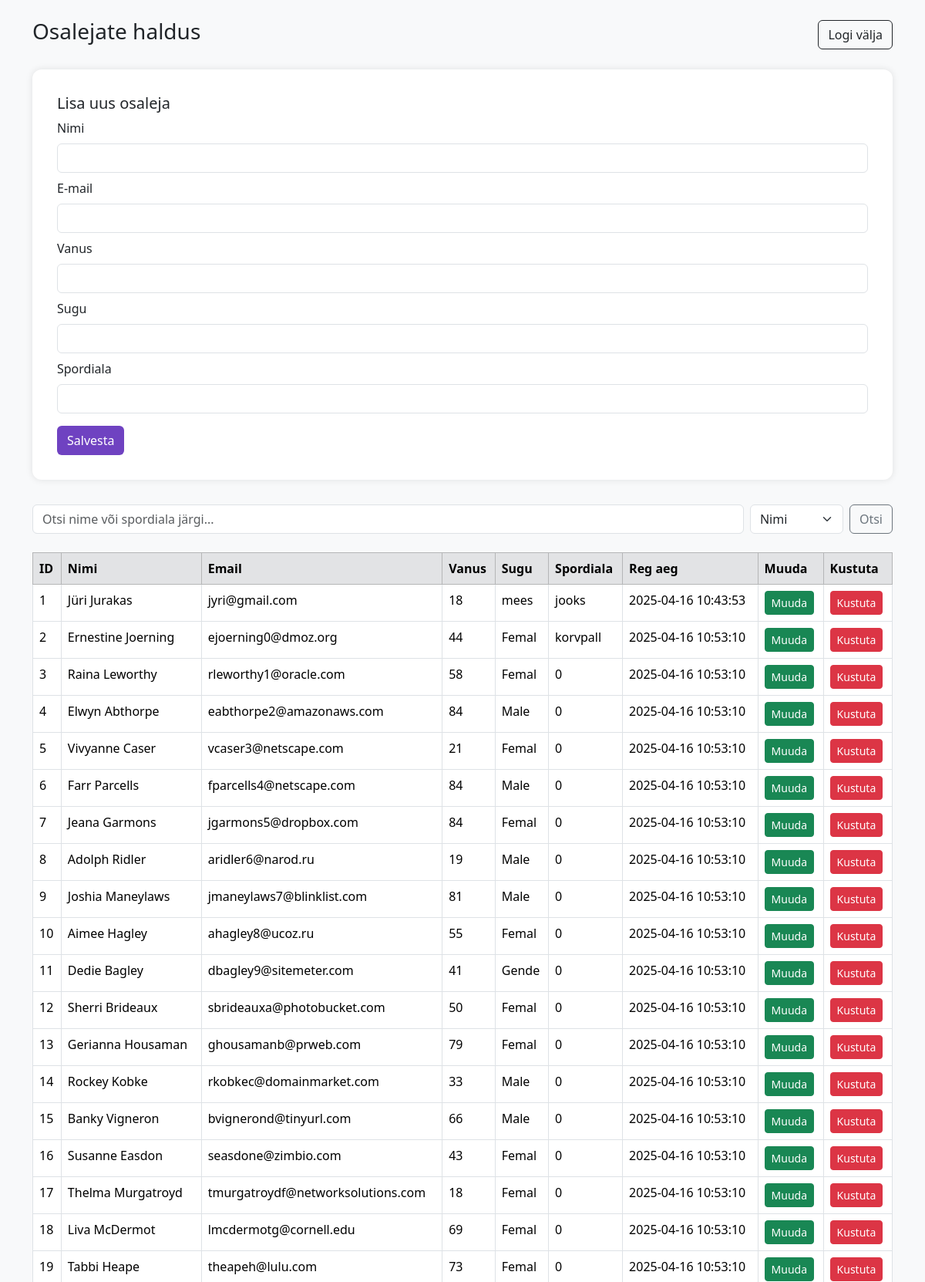
The app's page /admin/ (signed in, upper part) with its own data.
### tables this page shows
CREATE TABLE `sport2025` (
  `id` int(11) NOT NULL,
  `fullname` varchar(50) NOT NULL,
  `email` varchar(50) NOT NULL,
  `age` int(11) NOT NULL,
  `gender` varchar(5) NOT NULL,
  `category` varchar(50) NOT NULL,
  `reg_time` datetime NOT NULL DEFAULT current_timestamp()
);

### admin/index.php (the view, shortened to what this page needs)
<?php
include("../config.php");
?>
<!doctype html>
<html lang="et">
  <head>
    <link href="https://cdn.jsdelivr.net/npm/bootstrap@5.3.6/dist/css/bootstrap.min.css" rel="stylesheet">
  </head>
  <body>
    <div class="container py-4">
      <div class="d-flex justify-content-between align-items-center mb-4">
        <h1 class="h3">Osalejate haldus</h1>
        <a class="btn btn-outline-dark" href="../logout.php?logout">Logi välja</a>
      </div>
      <div class="custom-card">
        <h5><?php echo isset($_GET['muuda']) ? "Muuda osalejat" : "Lisa uus osaleja"; ?></h5>
        <form action="index.php" method="get">
          <div class="mb-2">
            <label class="form-label">Nimi</label>
            <input type="text" name="fullname" class="form-control" required value="<?= $rida['fullname'] ?? '' ?>">
          </div>
          <div class="mb-2">
            <label class="form-label">E-mail</label>
            <input type="email" name="email" class="form-control" required value="<?= $rida['email'] ?? '' ?>">
          </div>
          <div class="mb-2">
            <label class="form-label">Vanus</label>
            <input type="number" name="age" class="form-control" min="16" max="88" required value="<?= $rida['age'] ?? '' ?>">
          </div>
          <div class="mb-2">
            <label class="form-label">Sugu</label>
            <input type="text" name="gender" class="form-control" required value="<?= $rida['gender'] ?? '' ?>">
          </div>
          <div class="mb-3">
            <label class="form-label">Spordiala</label>
            <input type="text" name="category" class="form-control" required value="<?= $rida['category'] ?? '' ?>">
          </div>
          <?php if(isset($_GET["muuda"])){ ?>
            <button type="submit" name="salvesta_muudatus" class="btn btn-success">Salvesta muudatus</button>
          <?php } else { ?>
            <button type="submit" name="salvesta" class="btn btn-purple">Salvesta</button>
          <?php } ?>
        </form>
      </div>
      <form action="index.php" method="get" class="mb-4 d-flex gap-2">
        <input type="text" name="otsi" class="form-control" placeholder="Otsi nime või spordiala järgi...">
        <select name="cat" class="form-select w-auto">
          <option value="fullname">Nimi</option>
        </select>
        <button type="submit" class="btn btn-outline-secondary">Otsi</button>
      </form>
      <table class="table table-bordered table-hover">
        <thead class="table-secondary">
          <tr>
            <th>ID</th>
            <th>Nimi</th>
            <th>Email</th>
            <th>Vanus</th>
            <th>Sugu</th>
            <th>Spordiala</th>
            <th>Reg aeg</th>
            <th>Muuda</th>
            <th>Kustuta</th>
          </tr>
        </thead>
        <tbody>
          <?php
            $uudiseid_lehel = 50;
            $leht = isset($_GET['page']) ? $_GET['page'] : 1;
            $start = ($leht-1)*$uudiseid_lehel;
            if(isset($_GET['otsi']) && !empty($_GET["otsi"])){
              $s = $_GET['otsi'];
              $cat = $_GET['cat'];
              $paring = "SELECT * FROM sport2025 WHERE $cat LIKE '%$s%'";
              echo "<tr><td colspan='9'>Otsing: <b>$s</b></td></tr>";
            } else {
              $paring = "SELECT * FROM sport2025 LIMIT $start, $uudiseid_lehel";
            }
            $saada_paring = mysqli_query($yhendus, $paring);
            while($rida = mysqli_fetch_assoc($saada_paring)){
              echo "<tr>";
              echo "<td>".$rida['id']."</td>";
              echo "<td>".$rida['fullname']."</td>";
              echo "<td>".$rida['email']."</td>";
              echo "<td>".$rida['age']."</td>";
              echo "<td>".$rida['gender']."</td>";
              echo "<td>".$rida['category']."</td>";
              echo "<td>".$rida['reg_time']."</td>";
              echo "<td><a class='btn btn-sm btn-success' href='?muuda&id=".$rida['id']."'>Muuda</a></td>";
              echo "<td><a class='btn btn-sm btn-danger' href='?kustuta&id=".$rida['id']."'>Kustuta</a></td>";
              echo "</tr>";
            }
          ?>
        </tbody>
      </table>
    </div>
  </body>
</html>

### admin/index.php (style rules this page uses)
body { background-color: #f8f9fa; }
.custom-card { background: #ffffff; border-radius: 12px; box-shadow: 0 0 10px rgba(0,0,0,0.1); padding: 2rem; margin-bottom: 2rem; }
.btn-purple { background-color: #6f42c1; color: #fff; }

### records on screen
sport2025: id "1", fullname "Jüri Jurakas", email "jyri@gmail.com", age "18", gender "mees", category "jooks", reg_time "2025-04-16 10:43:53"
sport2025: id "2", fullname "Ernestine Joerning", email "ejoerning0@dmoz.org", age "44", gender "Femal", category "korvpall", reg_time "2025-04-16 10:53:10"
sport2025: id "3", fullname "Raina Leworthy", email "rleworthy1@oracle.com", age "58", gender "Femal", category "0", reg_time "2025-04-16 10:53:10"
sport2025: id "4", fullname "Elwyn Abthorpe", email "eabthorpe2@amazonaws.com", age "84", gender "Male", category "0", reg_time "2025-04-16 10:53:10"
sport2025: id "5", fullname "Vivyanne Caser", email "vcaser3@netscape.com", age "21", gender "Femal", category "0", reg_time "2025-04-16 10:53:10"
sport2025: id "6", fullname "Farr Parcells", email "fparcells4@netscape.com", age "84", gender "Male", category "0", reg_time "2025-04-16 10:53:10"
sport2025: id "7", fullname "Jeana Garmons", email "jgarmons5@dropbox.com", age "84", gender "Femal", category "0", reg_time "2025-04-16 10:53:10"
sport2025: id "8", fullname "Adolph Ridler", email "aridler6@narod.ru", age "19", gender "Male", category "0", reg_time "2025-04-16 10:53:10"
sport2025: id "9", fullname "Joshia Maneylaws", email "jmaneylaws7@blinklist.com", age "81", gender "Male", category "0", reg_time "2025-04-16 10:53:10"
sport2025: id "10", fullname "Aimee Hagley", email "ahagley8@ucoz.ru", age "55", gender "Femal", category "0", reg_time "2025-04-16 10:53:10"
sport2025: id "11", fullname "Dedie Bagley", email "dbagley9@sitemeter.com", age "41", gender "Gende", category "0", reg_time "2025-04-16 10:53:10"
sport2025: id "12", fullname "Sherri Brideaux", email "sbrideauxa@photobucket.com", age "50", gender "Femal", category "0", reg_time "2025-04-16 10:53:10"
sport2025: id "13", fullname "Gerianna Housaman", email "ghousamanb@prweb.com", age "79", gender "Femal", category "0", reg_time "2025-04-16 10:53:10"
sport2025: id "14", fullname "Rockey Kobke", email "rkobkec@domainmarket.com", age "33", gender "Male", category "0", reg_time "2025-04-16 10:53:10"
sport2025: id "15", fullname "Banky Vigneron", email "bvignerond@tinyurl.com", age "66", gender "Male", category "0", reg_time "2025-04-16 10:53:10"
sport2025: id "16", fullname "Susanne Easdon", email "seasdone@zimbio.com", age "43", gender "Femal", category "0", reg_time "2025-04-16 10:53:10"
sport2025: id "17", fullname "Thelma Murgatroyd", email "tmurgatroydf@networksolutions.com", age "18", gender "Femal", category "0", reg_time "2025-04-16 10:53:10"
sport2025: id "18", fullname "Liva McDermot", email "lmcdermotg@cornell.edu", age "69", gender "Femal", category "0", reg_time "2025-04-16 10:53:10"
sport2025: id "19", fullname "Tabbi Heape", email "theapeh@lulu.com", age "73", gender "Femal", category "0", reg_time "2025-04-16 10:53:10"
